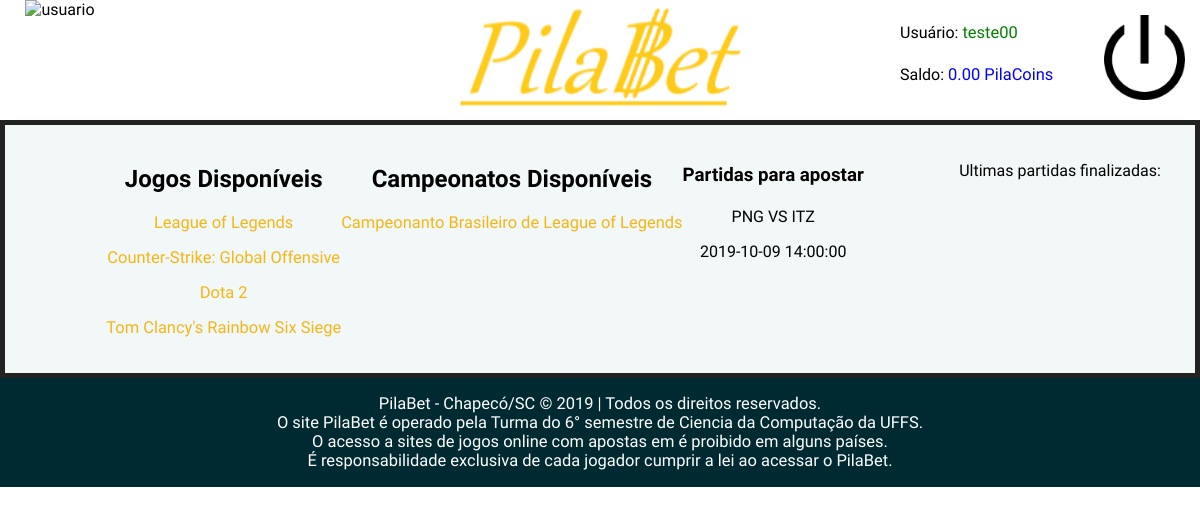
Screenshot of /index.php?idGame=1&idCamp=1 (signed in) with the database file from the repository.
### tables this page shows
CREATE TABLE games (
    id_game INTEGER auto_increment,
    nome varchar(100) not null,
	constraint games primary key(id_game)
);

CREATE TABLE campeonatos (
    id_camp INTEGER auto_increment,
    tipo_camp INTEGER not null,
    nome varchar(100) not null,
    sigla varchar(6) not null,
    horario_inicio date not null,
    horario_termino date not null,
    id_game INTEGER not null,
	constraint campeonatos primary key(id_camp),
    constraint fk_campeonatos_games foreign key (id_game) references games(id_game)
);

CREATE TABLE partidas (
    id_partida INTEGER auto_increment,
    horario_inicio timestamp not null,
    horario_termino timestamp not null,
    id_equipe1 INTEGER not null,
    id_equipe2 INTEGER not null,
    pontos_equipe1 INTEGER,
    pontos_equipe2 INTEGER,
    data_cadastro timestamp not null,
    id_camp INTEGER not null,
	constraint partidas primary key(id_partida)
);

CREATE TABLE equipes (
    id_equipe INTEGER auto_increment,
    nome varchar(100) not null,
    id_game INTEGER not null,
    sigla varchar(3) not null,
	constraint equipes primary key(id_equipe),
    constraint fk_equipes_games foreign key (id_game) references games(id_game)
);

### includes/lista_esports.php (the view, shortened to what this page needs)
<?php
include "conexao.php";
?>
<section class = "lista_esports">
	<div class="jogos_disponiveis">
		<h2>Jogos Disponíveis</h2>
		<div class="lista_jogo">
		<?php
		$statement = $conexao->prepare("select id_game, nome from games");
		$statement->execute();
		$assoc = $statement->get_result();
		while ($res = $assoc->fetch_assoc()){
			echo '<p><a href="index.php?idGame='.$res['id_game'].'" > '.$res['nome'].' </a> </p>';
		}
		?>
		</div>
	</div>
</section>

### includes/lista_camp.php (shortened to what this page needs)
<?php
include "conexao.php";
if(isset($_GET['idGame'])){
    $idGame = $_GET['idGame'];
    ?>
    <section class="lista_camp">
    <div class="campeonatos_disponiveis">
        <h2>Campeonatos Disponíveis</h2>
        <div class="lista_campeonatos">
        <?php
        $statement = $conexao->prepare("SELECT DISTINCT a.id_camp, a.nome, a.sigla from campeonatos as a join games where a.id_game = $idGame;");
        $statement->execute();
        $assoc = $statement->get_result();
        while ($res = $assoc->fetch_assoc()){
            echo '<p><a href="index.php?idGame='.$idGame.'&idCamp='.$res['id_camp'].'" > '.$res['nome'].' </a> </p>';
        }
        ?>
        </div>
    </div>
</section>
<?php
}else{
}
?>

### includes/lista_partidas.php (shortened to what this page needs)
<?php
include "conexao.php";
if(isset($_GET['idCamp'])){
    ?>
    <section class="lista_partidas">
        <?php
        $idCamp = $_GET['idCamp'];
        $statement = $conexao->prepare("SELECT  * from partidas as a where a.id_camp = $idCamp");
	$statement->execute();
        $assoc = $statement->get_result();
	while ($resultado = $assoc->fetch_assoc()){?>
        <div class="partida">
	<h3>Partidas para apostar</h3>
        <?php
	$partida = $resultado['id_partida'];
	$sql = " select * from partidas WHERE id_partida = $partida";
	$res = mysqli_query($conexao, $sql);
        $partida = mysqli_fetch_array($res);
        ?>
        <?php
        $equipe1 = $partida['id_equipe1'];
        $sql = " select * from equipes WHERE id_equipe = $equipe1";
        $equipe1 = mysqli_query($conexao, $sql);
        $equipe1 = mysqli_fetch_array($equipe1);
        $equipe2 = $partida['id_equipe2'];
        $sql = " select * from equipes WHERE id_equipe = $equipe2";
        $equipe2 = mysqli_query($conexao, $sql);
	$equipe2 = mysqli_fetch_array($equipe2);
	echo ''.$equipe1['sigla'].' VS '.$equipe2['sigla'].'<p> '.$partida['horario_termino'].'</p>';?>
        </div>
	<?php
    }?>
</section>
<?php
}?>

### css/header.css (style rules this page uses)
* { box-sizing: border-box; font-family: 'Scada', sans-serif; }
a { text-decoration: none; color: #f5b616; font-size: 1.03em; }
body { padding: 0; margin: 0; }

### rows the page displays
games: nome "League of Legends"
games: nome "Counter-Strike: Global Offensive"
games: nome "Dota 2"
games: nome "Tom Clancy's Rainbow Six Siege"
campeonatos: nome "Campeonanto Brasileiro de League of Legends"
partidas: equipes.sigla "PNG", equipes.sigla "ITZ", horario_termino "2019-10-09 14:00:00"

### other values shown
$_SESSION["nome"] "teste00"
$_SESSION["saldo"] "0.00"
